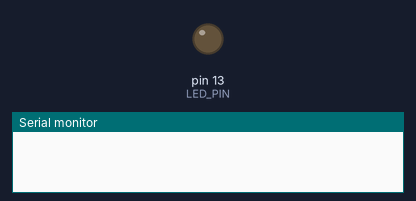
This sketch was run on a simulated Arduino Uno, built with avr-gcc and run on an emulated ATmega328P. On the bench: output pins drawn as LEDs (lit = HIGH), the last lines printed to the serial monitor. Sleep ends after the set time or at an interrupt.

Above: at 2.0 s.
At 6.2 s:
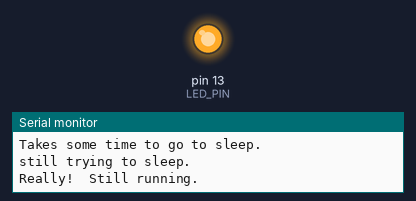
Timing chart, 0 to 10.9 s (numbered marks = the images above):
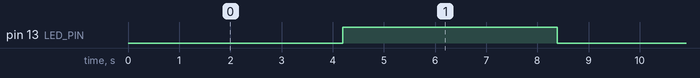

The sketch:

timer_interrupt.ino
```cpp
/*
 * Sketch for testing sleep mode with wake up on timer.
 * Donal Morrissey - 2011.
 *
 */
#include <avr/sleep.h>
#include <avr/power.h>

#define LED_PIN (13)

volatile int f_timer=0;


/***************************************************
 *  Name:        ISR(TIMER1_OVF_vect)
 *
 *  Returns:     Nothing.
 *
 *  Parameters:  None.
 *
 *  Description: Timer1 Overflow interrupt.
 *
 ***************************************************/
ISR(TIMER1_OVF_vect)
{
  /* set the flag. */
   if(f_timer == 0)
   {
     Serial.println("setting the timer1 flag");
     f_timer = 1;
     Serial.println("waking up");
     sleep_disable();
     Serial.println("turning on all power");
     power_all_enable();
   }
}


/***************************************************
 *  Name:        enterSleep
 *
 *  Returns:     Nothing.
 *
 *  Parameters:  None.
 *
 *  Description: Enters the arduino into sleep mode.
 *
 ***************************************************/
void enterSleep(void)
{
  set_sleep_mode(SLEEP_MODE_IDLE);

  /* Disable all of the unused peripherals. This will reduce power
   * consumption further and, more importantly, some of these
   * peripherals may generate interrupts that will wake our Arduino from
   * sleep!
   */
  Serial.println("turning off power");
  power_adc_disable();
  power_spi_disable();
  power_timer0_disable();
  power_timer2_disable();
  power_twi_disable();

  /* Now enter sleep mode. */
  Serial.println("going to sleep");
  sleep_mode();
  // Some commands will occur after the sleep_mode command
  // because it takes some time to happen.
  Serial.println("Takes some time to go to sleep.");
  Serial.println("still trying to sleep.");
  delay(500);
  // will resume here before going to the loop.
  Serial.println("Really!  Still running.");
  delay(500);
}


/***************************************************
 *  Name:        setup
 *
 *  Returns:     Nothing.
 *
 *  Parameters:  None.
 *
 *  Description: Setup for the serial comms and the
 *                timer.
 *
 ***************************************************/
void setup()
{
  Serial.begin(9600);

  /* Don't forget to configure the pin! */
  pinMode(LED_PIN, OUTPUT);

  /*** Configure the timer.***/

  /* Normal timer operation.*/
  TCCR1A = 0x00;

  /* Clear the timer counter register.
   * You can pre-load this register with a value in order to
   * reduce the timeout period, say if you wanted to wake up
   * ever 4.0 seconds exactly.
   */
  TCNT1=0x0000;

  /* Configure the prescaler for 1:1024, giving us a
   * timeout of 4.09 seconds.
   */
  TCCR1B = 0x05;

  /* Enable the timer overlow interrupt. */
  TIMSK1=0x01;
}


/***************************************************
 *  Name:        enterSleep
 *
 *  Returns:     Nothing.
 *
 *  Parameters:  None.
 *
 *  Description: Main application loop.
 *
 ***************************************************/
void loop()
{
  if(f_timer==1)
  {
    f_timer = 0;
    /* Toggle the LED */
    digitalWrite(LED_PIN, !digitalRead(LED_PIN));
    Serial.println("this happens after sleep fun resumes.");

    /* Re-enter sleep mode. */
    enterSleep();
  }
}
```

Measured:
- by itself, pin 13 (LED_PIN): alternates HIGH for 4.2 s and LOW for 4.2 s
